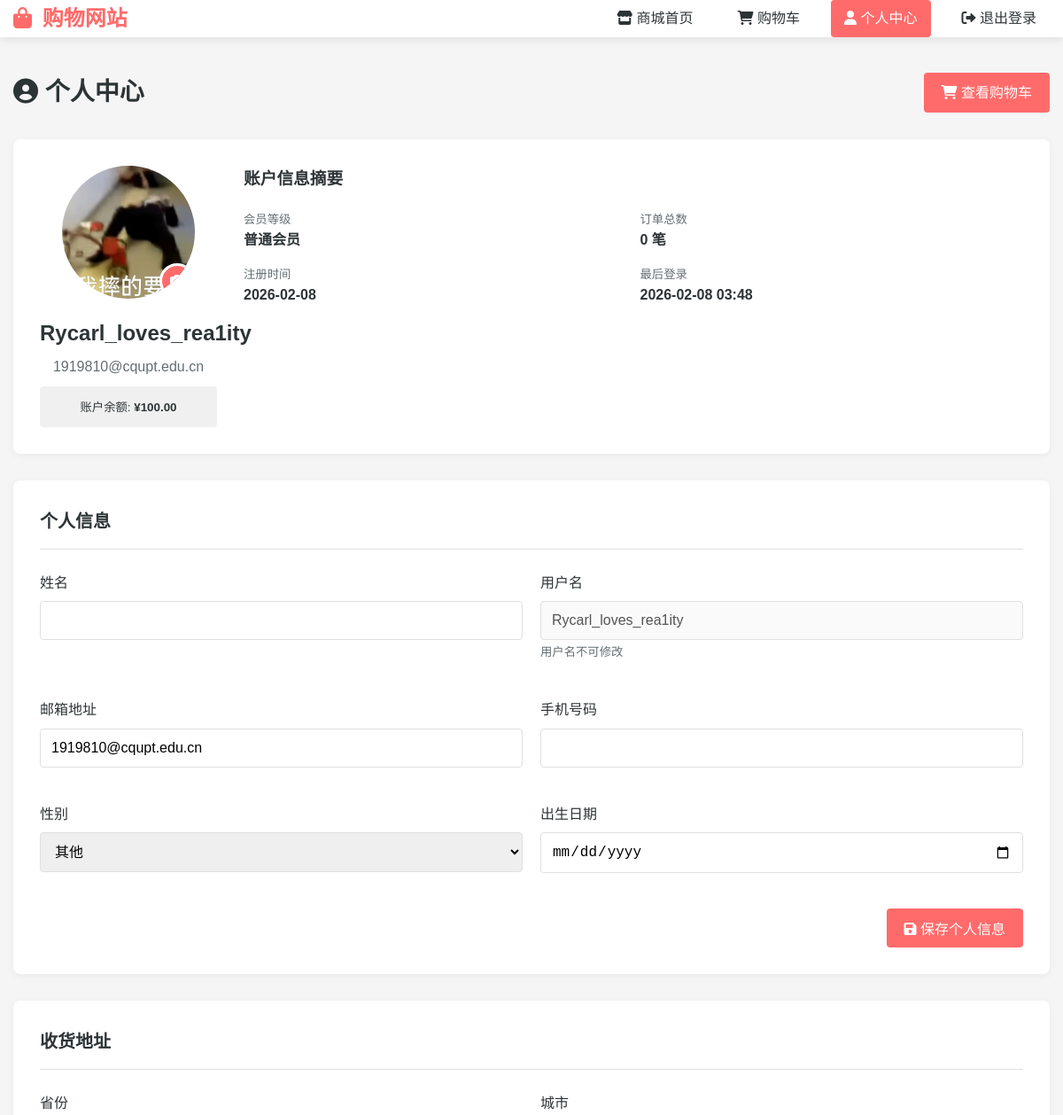
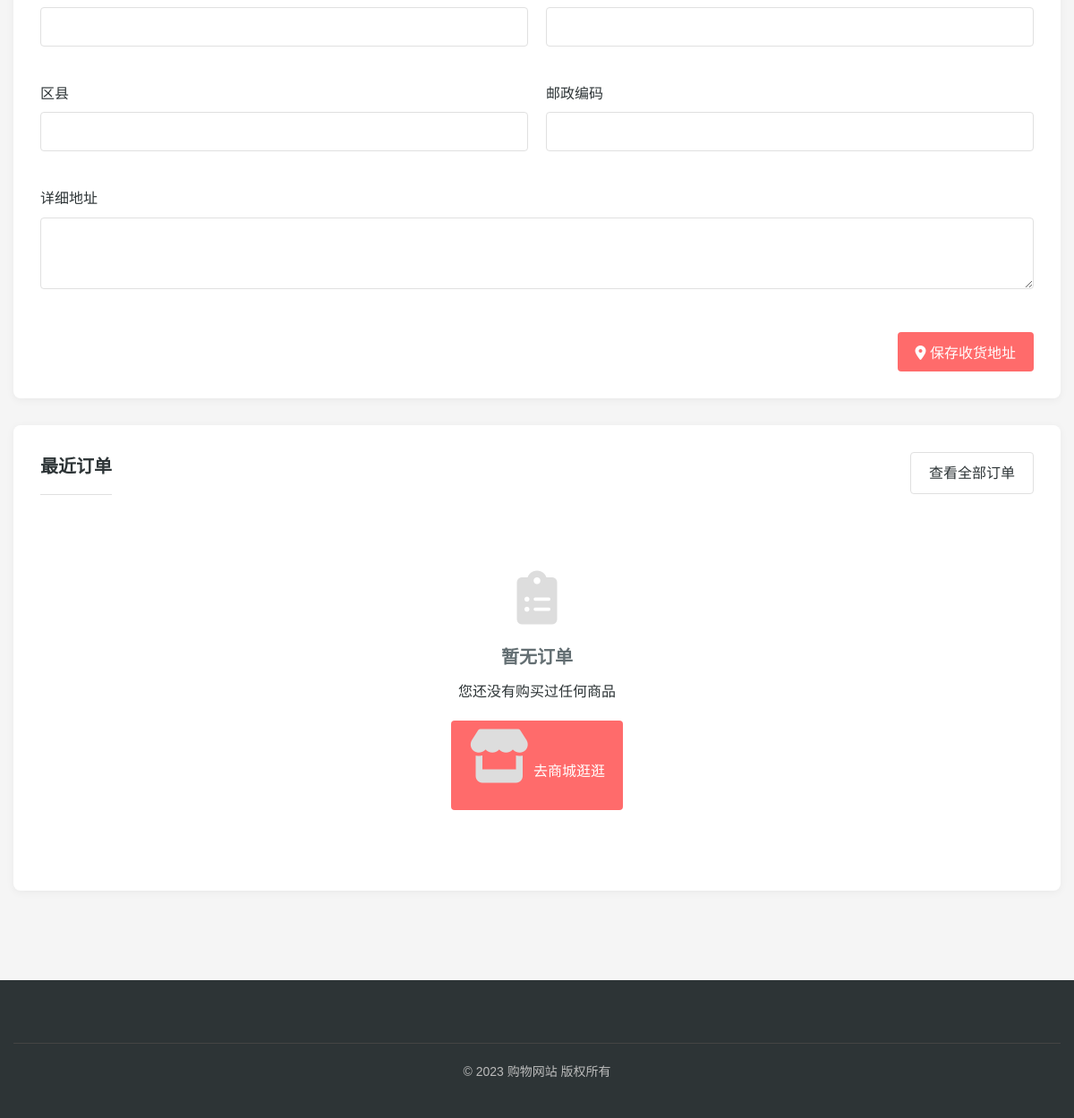
The page /welcome.php (signed in) on the database its author committed (2 pictures, top to bottom).
### tables this page shows
CREATE TABLE IF NOT EXISTS users (
    id INT PRIMARY KEY AUTO_INCREMENT,
    username VARCHAR(50) NOT NULL UNIQUE,
    password VARCHAR(255) NOT NULL,
    email VARCHAR(100),
    full_name VARCHAR(100),
    phone VARCHAR(20),
    gender ENUM('male', 'female', 'other') DEFAULT 'other',
    birthdate DATE,
    avatar VARCHAR(255) DEFAULT 'default_avatar.png',
    province VARCHAR(50),
    city VARCHAR(50),
    district VARCHAR(50),
    detailed_address TEXT,
    zipcode VARCHAR(10),
    balance DECIMAL(10,2) DEFAULT 10000.00,  
    created_at TIMESTAMP DEFAULT CURRENT_TIMESTAMP,
    updated_at TIMESTAMP DEFAULT CURRENT_TIMESTAMP ON UPDATE CURRENT_TIMESTAMP
);

### src/db_connect.php (called while the page is built, shortened)
<?php
function getCurrentUser($pdo) {
    try {
        $stmt = $pdo->prepare("SELECT * FROM users WHERE id = ?");
        $stmt->execute([$_SESSION['user_id']]);
        return $stmt->fetch();
    } catch(PDOException $e) {
        return null;
    }
}
?>

### src/product_functions.php (called while the page is built, shortened)
<?php
function getUserOrders($pdo, $user_id, $limit = 10, $page = 1) {
    $offset = ($page - 1) * $limit;
    try {
        $sql = "SELECT o.*,
                (SELECT COUNT(*) FROM order_items oi WHERE oi.order_id = o.id) as item_count
                FROM orders o
                WHERE o.user_id = ?
                ORDER BY o.created_at DESC
                LIMIT ? OFFSET ?";
        $stmt = $pdo->prepare($sql);
        $stmt->execute([$user_id, $limit, $offset]);
        $orders = $stmt->fetchAll();
        $countSql = "SELECT COUNT(*) as total FROM orders WHERE user_id = ?";
        $countStmt = $pdo->prepare($countSql);
        $countStmt->execute([$user_id]);
        $total = $countStmt->fetch()['total'];
        return [
            'orders' => $orders,
            'total' => $total,
            'pages' => ceil($total / $limit)
        ];
    } catch (PDOException $e) {
        error_log("获取用户订单失败: " . $e->getMessage());
        return ['orders' => [], 'total' => 0, 'pages' => 0];
    }
}
?>

### src/welcome.php (the view, shortened to what this page needs)
<?php
require_once 'db_connect.php';
require_once 'product_functions.php';
$user = getCurrentUser($pdo);
$ordersResult = getUserOrders($pdo, $user['id'], 5, 1);
$orders = $ordersResult['orders'];
?>
<!DOCTYPE html>
<html lang="zh-CN">
<head>
    <link rel="stylesheet" href="https://cdnjs.cloudflare.com/ajax/libs/font-awesome/6.0.0/css/all.min.css">
</head>
<body>
    <header class="header">
        <div class="container">
            <div class="header-content">
                <a href="products.php" class="logo">
                    <i class="fas fa-shopping-bag"></i> 购物网站
                </a>
                <div class="nav-links">
                    <a href="products.php">
                        <i class="fas fa-store"></i> 商城首页
                    </a>
                    <a href="cart.php" class="cart-count-badge">
                        <i class="fas fa-shopping-cart"></i> 购物车
                    </a>
                    <a href="welcome.php" class="active">
                        <i class="fas fa-user"></i> 个人中心
                    </a>
                    <a href="logout.php" onclick="return confirm('确定要退出登录吗？')">
                        <i class="fas fa-sign-out-alt"></i> 退出登录
                    </a>
                </div>
            </div>
        </div>
    </header>
    <main class="container">
        <div class="dashboard">
            <div class="dashboard-header">
                <h1 class="dashboard-title">
                    <i class="fas fa-user-circle"></i> 个人中心
                </h1>
                <div>
                    <a href="cart.php" class="btn btn-primary">
                        <i class="fas fa-shopping-cart"></i> 查看购物车
                    </a>
                </div>
            </div>
            <div class="user-card">
                <div class="user-avatar-section">
                    <div class="user-avatar">
                        <?php
                        $avatar_path = '';
                        if (!empty($user['avatar'])) {
                            $avatar_path = 'uploads/avatars/' . $user['avatar'];
                        } else {
                            $avatar_path = 'uploads/avatars/default_avatar.png';
                            if (!file_exists($avatar_path)) {
                                $avatar_path = '';
                            }
                        }
                        if ($avatar_path && file_exists($avatar_path)): ?>
                            <img src="<?php echo htmlspecialchars($avatar_path); ?>" alt="用户头像">
                        <?php else:
                            $initial = mb_substr($user['username'], 0, 1, 'UTF-8');
                            echo '<div style="width:100%;height:100%;background:linear-gradient(135deg,#667eea,#764ba2);display:flex;align-items:center;justify-content:center;color:white;font-size:48px;font-weight:bold;">' . htmlspecialchars($initial) . '</div>';
                        endif; ?>
                        <div class="change-avatar-btn" onclick="document.getElementById('avatarInput').click()">
                            <i class="fas fa-camera"></i>
                        </div>
                    </div>
                    <h3 class="user-name"><?php echo htmlspecialchars($user['full_name'] ?: $user['username']); ?></h3>
                    <p class="user-email"><?php echo htmlspecialchars($user['email'] ?: '未设置邮箱'); ?></p>
                    <div style="background: #f0f0f0; padding: 10px; border-radius: 4px; margin-top: 10px;">
                        <small>账户余额: <strong>¥<?php echo number_format($user['balance'] / 100, 2); ?></strong></small>
                    </div>
                </div>
                <div class="user-info-summary">
                    <h3 style="margin-bottom: 20px;">账户信息摘要</h3>
                    <div style="display: grid; grid-template-columns: 1fr 1fr; gap: 15px;">
                        <div>
                            <small style="color: var(--gray-color); display: block;">会员等级</small>
                            <strong>普通会员</strong>
                        </div>
                        <div>
                            <small style="color: var(--gray-color); display: block;">订单总数</small>
                            <strong><?php echo $ordersResult['total']; ?> 笔</strong>
                        </div>
                        <div>
                            <small style="color: var(--gray-color); display: block;">注册时间</small>
                            <strong><?php echo date('Y-m-d', strtotime($user['created_at'])); ?></strong>
                        </div>
                        <div>
                            <small style="color: var(--gray-color); display: block;">最后登录</small>
                            <strong><?php echo date('Y-m-d H:i', strtotime($user['updated_at'])); ?></strong>
                        </div>
                    </div>
                </div>
            </div>
            <div class="form-section">
                <h2 class="section-title">个人信息</h2>
                <form method="POST">
                    <div class="form-grid">
                        <div class="form-group">
                            <label for="full_name">姓名</label>
                            <input type="text" id="full_name" name="full_name"
                                   value="<?php echo htmlspecialchars($user['full_name'] ?? ''); ?>">
                        </div>
                        <div class="form-group">
                            <label for="username">用户名</label>
                            <input type="text" id="username" value="<?php echo htmlspecialchars($user['username']); ?>" disabled>
                            <small style="color: var(--gray-color);">用户名不可修改</small>
                        </div>
                        <div class="form-group">
                            <label for="email">邮箱地址</label>
                            <input type="email" id="email" name="email"
                                   value="<?php echo htmlspecialchars($user['email'] ?? ''); ?>">
                        </div>
                        <div class="form-group">
                            <label for="phone">手机号码</label>
                            <input type="tel" id="phone" name="phone"
                                   value="<?php echo htmlspecialchars($user['phone'] ?? ''); ?>">
                        </div>
                        <div class="form-group">
                            <label for="gender">性别</label>
                            <select id="gender" name="gender">
                                <option value="other" <?php echo ($user['gender'] ?? 'other') == 'other' ? 'selected' : ''; ?>>其他</option>
                            </select>
                        </div>
                        <div class="form-group">
                            <label for="birthdate">出生日期</label>
                            <input type="date" id="birthdate" name="birthdate"
                                   value="<?php echo htmlspecialchars($user['birthdate'] ?? ''); ?>">
                        </div>
                    </div>
                    <div style="text-align: right; margin-top: 20px;">
                        <button type="submit" name="update_profile" class="btn btn-primary">
                            <i class="fas fa-save"></i> 保存个人信息
                        </button>
                    </div>
                </form>
            </div>
            <div class="form-section">
                <h2 class="section-title">收货地址</h2>
                <form method="POST">
                    <div class="form-grid">
                        <div class="form-group">
                            <label for="province">省份</label>
                            <input type="text" id="province" name="province"
                                   value="<?php echo htmlspecialchars($user['province'] ?? ''); ?>">
                        </div>
                        <div class="form-group">
                            <label for="city">城市</label>
                            <input type="text" id="city" name="city"
                                   value="<?php echo htmlspecialchars($user['city'] ?? ''); ?>">
                        </div>
                        <div class="form-group">
                            <label for="district">区县</label>
                            <input type="text" id="district" name="district"
                                   value="<?php echo htmlspecialchars($user['district'] ?? ''); ?>">
                        </div>
                        <div class="form-group">
                            <label for="zipcode">邮政编码</label>
                            <input type="text" id="zipcode" name="zipcode"
                                   value="<?php echo htmlspecialchars($user['zipcode'] ?? ''); ?>">
                        </div>
                        <div class="form-group full-width">
                            <label for="detailed_address">详细地址</label>
                            <textarea id="detailed_address" name="detailed_address" rows="3"><?php echo htmlspecialchars($user['detailed_address'] ?? ''); ?></textarea>
                        </div>
                    </div>
                    <div style="text-align: right; margin-top: 20px;">
                        <button type="submit" name="update_address" class="btn btn-primary">
                            <i class="fas fa-map-marker-alt"></i> 保存收货地址
                        </button>
                    </div>
                </form>
            </div>
            <div class="orders-section">
                <div style="display: flex; justify-content: space-between; align-items: center; margin-bottom: 25px;">
                    <h2 class="section-title" style="margin: 0;">最近订单</h2>
                    <a href="orders.php" class="btn btn-outline">查看全部订单</a>
                </div>
                <?php if (!empty($orders)): ?>
                    <?php foreach ($orders as $order): ?>
                    <div class="order-item">
                        <div class="order-image">
                            <?php if (!empty($order['items'][0]['main_image'])): ?>
                                <img src="uploads/products/<?php echo htmlspecialchars($order['items'][0]['main_image']); ?>" alt="商品图片">
                            <?php else: ?>
                                <div style="width:100%;height:100%;background:#f0f0f0;display:flex;align-items:center;justify-content:center;color:#666;">
                                    <i class="fas fa-box"></i>
                                </div>
                            <?php endif; ?>
                        </div>
                        <div class="order-info">
                            <h4>订单号: <?php echo $order['order_number']; ?></h4>
                            <p>下单时间: <?php echo date('Y-m-d H:i', strtotime($order['created_at'])); ?></p>
                            <p>商品数量: <?php echo $order['item_count']; ?> 件</p>
                        </div>
                        <div class="order-amount">
                            ¥<?php echo number_format($order['final_amount'], 2); ?>
                        </div>
                        <div class="order-status status-<?php echo $order['order_status']; ?>">
                            <?php
                            $statusTexts = [
                                'pending' => '待处理',
                                'processing' => '处理中',
                                'shipped' => '已发货',
                                'delivered' => '已送达',
                                'cancelled' => '已取消',
                                'completed' => '已完成'
                            ];
                            echo $statusTexts[$order['order_status']] ?? $order['order_status'];
                            ?>
                        </div>
                    </div>
                    <?php endforeach; ?>
                <?php else: ?>
                    <div class="empty-state">
                        <i class="fas fa-clipboard-list"></i>
                        <h3>暂无订单</h3>
                        <p>您还没有购买过任何商品</p>
                        <a href="products.php" class="btn btn-primary" style="margin-top: 20px;">
                            <i class="fas fa-store"></i> 去商城逛逛
                        </a>
                    </div>
                <?php endif; ?>
            </div>
        </div>
    </main>
    <footer class="footer">
        <div class="container">
            <div class="copyright">
                &copy; 2023 购物网站 版权所有
            </div>
        </div>
    </footer>
</body>
</html>

### rows shown on the page
users: avatar (placeholder picture), username "Rycarl_loves_rea1ity", email "1919810@cqupt.edu.cn", $user['balance']/100 "100.00", created_at "2026-02-08", updated_at "2026-02-08 03:48", gender "其他"

### other values the page prints
$ordersResult['total'] "0"
